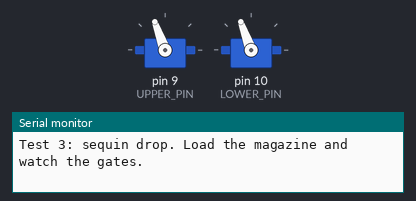
Bench run of a sketch on a simulated Arduino Uno, built with avr-gcc and run on an emulated ATmega328P. On the bench: 2 × servo, the last lines printed to the serial monitor.

Above: at 1.05 s.
At 1.6 s:
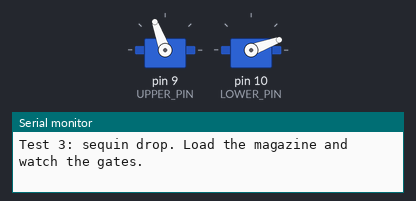
At 4.2 s:
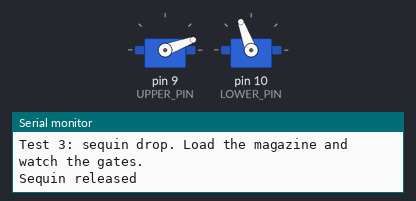
Timing chart, 0 to 8.4 s (numbered marks = the images above):
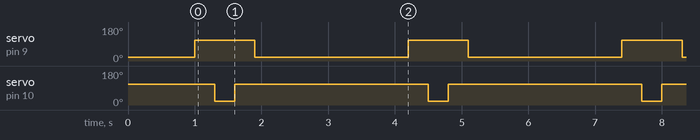

The sketch:

03_sequin_drop_servos.ino
```cpp
// BioStitched test 3: release one sequin at a time with two servos
//
// Two gates under the sequin magazine work as an escapement:
//   the lower gate holds up the stack,
//   the upper gate pins the stack just above the bottom sequin,
// so opening the lower gate lets exactly one sequin fall.
//
// Wiring: upper gate servo signal to D9, lower gate servo signal to D10.
//   On the CNC Shield these pins come out on the limit-switch headers; if you
//   have switches there, move the servos to free pins and change the numbers below.
// Power: run the servos from the 5 V UBEC, not the Arduino's 5V pin,
//   and connect the UBEC's ground to the Arduino's GND.
//
// Expected: one sequin drops every two seconds.
// Tune the OPEN and CLOSED angles to your printed gates. Keep them between
// 10 and 170 so the servos never strain against their end stops.

#include <Servo.h>

Servo upperGate;
Servo lowerGate;

const int UPPER_PIN = 9;
const int LOWER_PIN = 10;

const int UPPER_OPEN = 20;
const int UPPER_CLOSED = 110;
const int LOWER_OPEN = 20;
const int LOWER_CLOSED = 110;

const int SETTLE_MS = 300;   // time for a gate to finish moving

void releaseOneSequin() {
  upperGate.write(UPPER_CLOSED);   // 1. pin the stack above the bottom sequin
  delay(SETTLE_MS);
  lowerGate.write(LOWER_OPEN);     // 2. open the bottom: one sequin falls
  delay(SETTLE_MS);
  lowerGate.write(LOWER_CLOSED);   // 3. close the bottom again
  delay(SETTLE_MS);
  upperGate.write(UPPER_OPEN);     // 4. let the stack drop onto the closed lower gate
  delay(SETTLE_MS);
}

void setup() {
  upperGate.attach(UPPER_PIN);
  lowerGate.attach(LOWER_PIN);

  upperGate.write(UPPER_OPEN);     // starting position: stack resting on the lower gate
  lowerGate.write(LOWER_CLOSED);

  Serial.begin(9600);
  Serial.println("Test 3: sequin drop. Load the magazine and watch the gates.");
  delay(1000);
}

void loop() {
  releaseOneSequin();
  Serial.println("Sequin released");
  delay(2000);
}
```

Measured:
- by itself, servo on pin 9 (UPPER_PIN): alternates 110° for 0.90 s and 20° for 2.3 s
- by itself, servo on pin 10 (LOWER_PIN): alternates 110° for 2.9 s and 20° for 0.30 s
